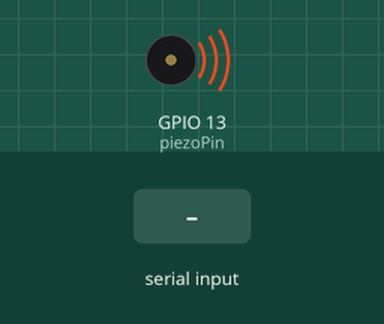
Simulated run of this program. Board: Raspberry Pi (BCM pin numbers). Shown: buzzer (waves = sounding). The test bench sets the inputs (shaded band). What the program prints to the terminal is not drawn.

Above: at 1.2 s.
1.3 s: "9" typed at the terminal, then Enter
Timing chart, 0 to 4.3 s (numbered marks = the images above; inputs shaded):
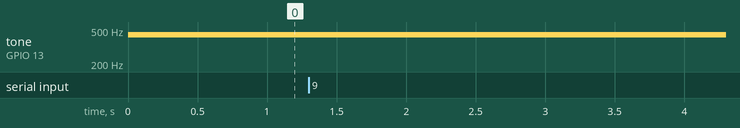

The program:

pwm02.py
```python
import RPi.GPIO as GPIO
import time

piezoPin = 13
melody = [130,146,164,174,195,220,246,261]

GPIO.setmode(GPIO.BCM)
GPIO.setup(piezoPin,GPIO.OUT)

Buzz = GPIO.PWM(piezoPin, 440)

try:
	while True:
		Buzz.start(25)
		key=int(input("키 입력: "))
		if(key in [1,2,3,4,5,6,7,8]):
			Buzz.ChangeFrequency(melody[key-1])
		elif key == 9:
			Buzz.stop()
except KeyboardInterrupt:
	GPIO.cleanup()
```
